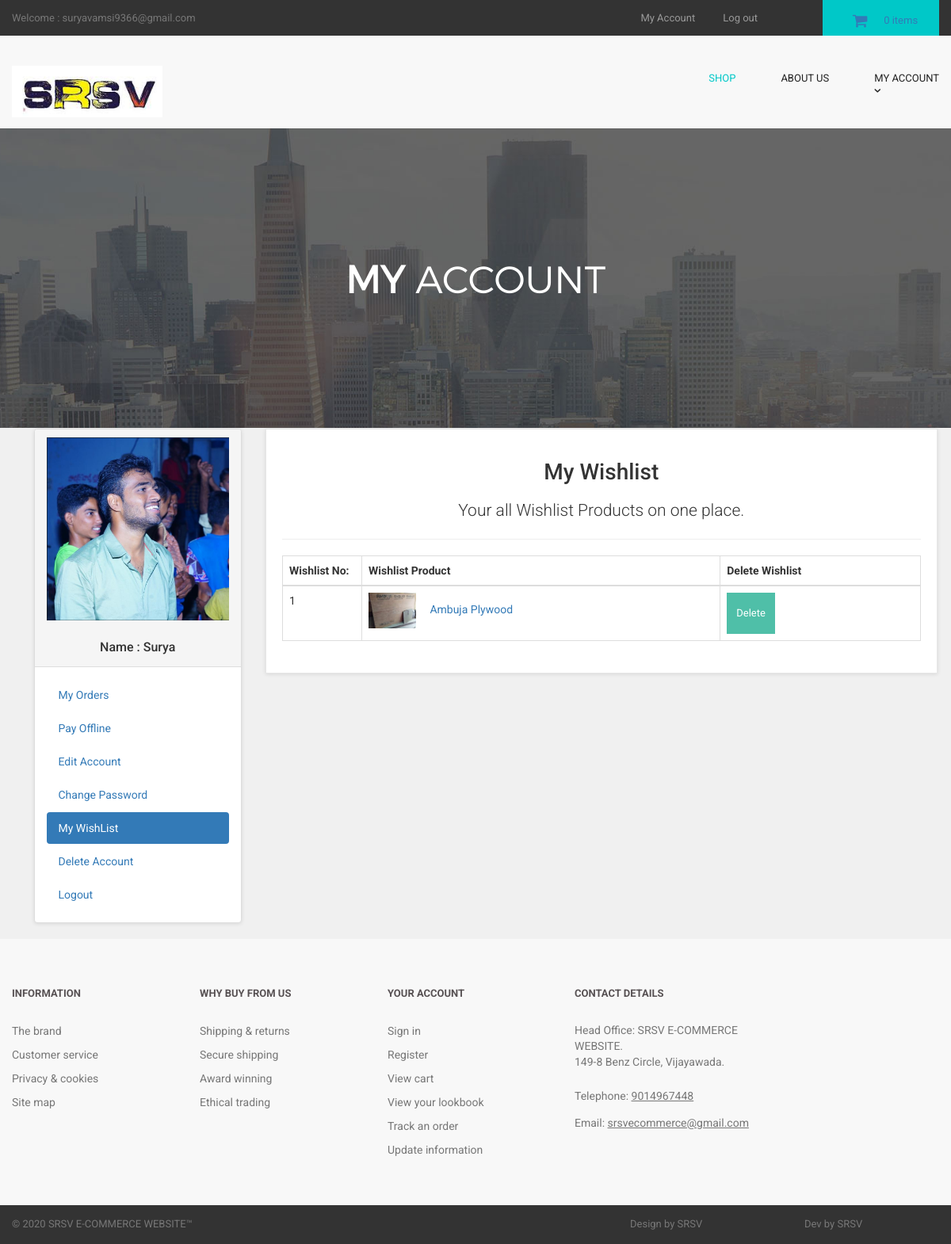
Screenshot of /customer/my_account.php?my_wishlist (signed in) with the database file from the repository.
### tables this page shows
CREATE TABLE `customers` (
  `customer_id` int(10) NOT NULL,
  `customer_name` varchar(255) NOT NULL,
  `customer_email` varchar(255) NOT NULL,
  `customer_pass` varchar(255) NOT NULL,
  `customer_country` text NOT NULL,
  `customer_city` text NOT NULL,
  `customer_contact` varchar(255) NOT NULL,
  `customer_address` text NOT NULL,
  `customer_image` text NOT NULL,
  `customer_ip` varchar(255) NOT NULL,
  `customer_confirm_code` text NOT NULL
);

CREATE TABLE `wishlist` (
  `wishlist_id` int(10) NOT NULL,
  `customer_id` int(10) NOT NULL,
  `product_id` int(10) NOT NULL
);

CREATE TABLE `products` (
  `product_id` int(10) NOT NULL,
  `p_cat_id` int(10) NOT NULL,
  `cat_id` int(10) NOT NULL,
  `manufacturer_id` int(10) NOT NULL,
  `date` timestamp NOT NULL DEFAULT CURRENT_TIMESTAMP ON UPDATE CURRENT_TIMESTAMP,
  `product_title` text NOT NULL,
  `product_url` text NOT NULL,
  `product_img1` text NOT NULL,
  `product_img2` text NOT NULL,
  `product_img3` text NOT NULL,
  `product_price` int(10) NOT NULL,
  `product_psp_price` int(100) NOT NULL,
  `product_desc` text NOT NULL,
  `product_features` text NOT NULL,
  `product_video` text NOT NULL,
  `product_keywords` text NOT NULL,
  `product_label` text NOT NULL,
  `status` varchar(255) NOT NULL
);

### customer/my_wishlist.php (the view, shortened to what this page needs)
<center>
<h1> My Wishlist </h1>
<p class="lead"> Your all Wishlist Products on one place. </p>
</center>
<hr>
<div class="table-responsive">
<table class="table table-bordered table-hover">
<thead>
<tr>
<th> Wishlist No: </th>
<th> Wishlist Product </th>
<th> Delete Wishlist </th>
</tr>
</thead>
<tbody>
<?php
$customer_session = $_SESSION['customer_email'];
$get_customer = "select * from customers where customer_email='$customer_session'";
$run_customer = mysqli_query($con,$get_customer);
$row_customer = mysqli_fetch_array($run_customer);
$customer_id = $row_customer['customer_id'];
$i = 0;
$get_wishlist = "select * from wishlist where customer_id='$customer_id'";
$run_wishlist = mysqli_query($con,$get_wishlist);
while($row_wishlist = mysqli_fetch_array($run_wishlist)){
$wishlist_id = $row_wishlist['wishlist_id'];
$product_id = $row_wishlist['product_id'];
$get_products = "select * from products where product_id='$product_id'";
$run_products = mysqli_query($con,$get_products);
$row_products = mysqli_fetch_array($run_products);
$product_title = $row_products['product_title'];
$product_url = $row_products['product_url'];
$product_img1 = $row_products['product_img1'];
$i++;
?>
<tr>
<td width="100"> <?php echo $i; ?> </td>
<td>
<img src="../admin_area/product_images/<?php echo $product_img1; ?>" width="60" height="60">
<a href="../<?php echo $product_url; ?>">
<?php echo $product_title; ?>
</a>
</td>
<td>
<a href="my_account.php?delete_wishlist=<?php echo $wishlist_id; ?>" class="btn btn-primary">
<i class="fa fa-trash-o"> </i> Delete
</a>
</td>
</tr>
<?php } ?>
</tbody>
</table>
</div>

### customer/includes/sidebar.php
<div class="panel panel-default sidebar-menu">
<div class="panel-heading">
<?php
$customer_session = $_SESSION['customer_email'];
$get_customer = "select * from customers where customer_email='$customer_session'";
$run_customer = mysqli_query($con,$get_customer);
$row_customer = mysqli_fetch_array($run_customer);
$customer_image = $row_customer['customer_image'];
$customer_name = $row_customer['customer_name'];
if(!isset($_SESSION['customer_email'])){
}
else {
echo "
<center>
<img src='customer_images/$customer_image' class='img-responsive'>
</center>
<br>
<h3 align='center' class='panel-title'> Name : $customer_name </h3>
";
}
?>
</div>
<div class="panel-body">
<ul class="nav nav-pills nav-stacked">
<li class="<?php if(isset($_GET['my_orders'])){ echo "active"; } ?>">
<a href="my_account.php?my_orders"> <i class="fa fa-list"> </i> My Orders </a>
</li>
<li class="<?php if(isset($_GET['pay_offline'])){ echo "active"; } ?>">
<a href="my_account.php?pay_offline"> <i class="fa fa-bolt"></i> Pay Offline </a>
</li>
<li class="<?php if(isset($_GET['edit_account'])){ echo "active"; } ?>">
<a href="my_account.php?edit_account"> <i class="fa fa-pencil"></i> Edit Account </a>
</li>
<li class="<?php if(isset($_GET['change_pass'])){ echo "active"; } ?>">
<a href="my_account.php?change_pass"> <i class="fa fa-user"></i> Change Password </a>
</li>
<li class="<?php if(isset($_GET['my_wishlist'])){ echo "active"; } ?>">
<a href="my_account.php?my_wishlist"> <i class="fa fa-heart"></i> My WishList </a>
</li>
<li class="<?php if(isset($_GET['delete_account'])){ echo "active"; } ?>">
<a href="my_account.php?delete_account"> <i class="fa fa-trash-o"></i> Delete Account </a>
</li>
<li>
<a href="logout.php"> <i class="fa fa-sign-out"></i> Logout </a>
</li>
</ul>
</div>
</div>

### customer/styles/backend.css (style rules this page uses)
html { font-family: "Roboto", Helvetica, Arial, sans-serif; line-height: 1.15; -ms-text-size-adjust: 100%; -webkit-text-size-adjust: 100% }
body { margin: 0 }
h1 { font-size: 2em; margin: .67em 0 }
hr { box-sizing: content-box; height: 0; overflow: visible }
a { background-color: transparent; -webkit-text-decoration-skip: objects }
img { border-style: none }
html { box-sizing: border-box }
body { min-width: 1190px; font-family: Montserrat, sans-serif; font-weight: 400; background-color: white; }
img { max-width: 100%; height: auto }
.btn { display: inline-block; vertical-align: top; font-size: 13px; line-height: 40px; text-decoration: none; -webkit-transition: .3s; transition: .3s }

### styles/style.css (style rules this page uses)
body { font-family: "Roboto", Helvetica, Arial, sans-serif; font-size: 14px; line-height: 1.42857143; color: #333333; background-color: #f0f0f0; overflow-x: hidden; }
.btn-primary { color:rgb(255, 255, 255); background-color:rgb(79, 191, 168); border-color:rgb(65, 179, 156); }
#content .panel.sidebar-menu { box-sizing: border-box; box-shadow: 0 1px 5px rgba(0, 0, 0, 0.1); }
#content .panel.sidebar-menu h3 { padding: 5px 0; margin: 0; }

### rows the page displays
customers: customer_image (picture), customer_name "Surya"
wishlist: product.product_img1 (picture), product.product_title "Ambuja Plywood"

### other values shown
$_SESSION['customer_email'] "suryavamsi9366@gmail.com"
$count_items "0"
